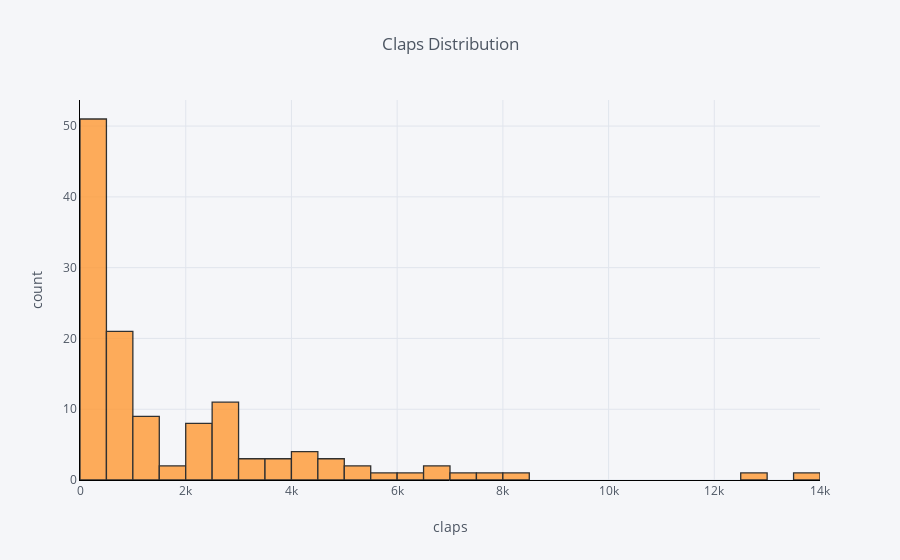

Notebook code for this chart:
### Code cell
df['claps'].iplot(
    kind='hist',
    bins=30,
    xTitle='claps',
    linecolor='black',
    yTitle='count',
    title='Claps Distribution')

### Figure 1 — Plotly figure (JSON) as saved in the notebook; plotly's stock layout.template omitted (floating-point values rounded to 4 significant figures)
{"data": [{"histfunc": "count", "histnorm": "", "marker": {"color": "rgba(255, 153, 51, 1.0)", "line": {"color": "#000000", "width": 1.3}}, "name": "claps", "nbinsx": 30, "opacity": 0.8, "orientation": "v", "type": "histogram", "uid": "6bacdf5e-2962-11e9-8db4-001b11c4043c", "x": [2, 18, 50, 0, 0, 0, 73, 234, 2, 0, 682, 58, 5, 7, 87, 23, 4, 113, 8, 17, 8, 4800, 2700, 72, 123, 857, 186, 11, 119, 2000, 4100, 59, 2700, 77, 14, 7000, 1200, 275, 1600, 1600, 1000, 4300, 4980, 12900, 223, 4900, 101, 5900, 548, 895, 6700, 6500, 2700, 1100, 2900, 2600, 2800, 5300, 1300, 1000, 7900, 364, 13500, 4100, 2200, 3900, 6300, 8200, 1300, 5400, 2300, 2700, 2100, 707, 650, 2700, 4100, 822, 830, 3700, 653, 657, 1100, 2800, 3100, 792, 222, 3300, 315, 2500, 976, 2000, 1000, 3200, 651, 2300, 809, 745, 587, 818, 2200, 1300, 630, 2600, 2000, 3600, 440, 728, 893, 205, 529, 121, 361, 31, 0, 24, 0, 5, 6, 0, 424, 443, 412, 329, 309, 75]}], "layout": {"barmode": "overlay", "legend": {"bgcolor": "#F5F6F9", "font": {"color": "#4D5663"}}, "paper_bgcolor": "#F5F6F9", "plot_bgcolor": "#F5F6F9", "title": "Claps Distribution", "titlefont": {"color": "#4D5663"}, "xaxis": {"gridcolor": "#E1E5ED", "linecolor": "black", "showgrid": true, "tickfont": {"color": "#4D5663"}, "title": "claps", "titlefont": {"color": "#4D5663"}, "zerolinecolor": "#E1E5ED"}, "yaxis": {"gridcolor": "#E1E5ED", "linecolor": "black", "showgrid": true, "tickfont": {"color": "#4D5663"}, "title": "count", "titlefont": {"color": "#4D5663"}, "zerolinecolor": "#E1E5ED"}}}
